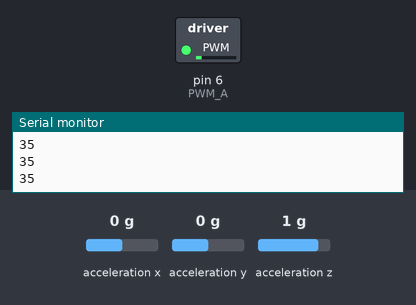
Bench run of a sketch on a simulated Arduino Uno, built with avr-gcc and run on an emulated ATmega328P. On the bench: switched loads named in the sketch (green lamp = pin HIGH), the last lines printed to the serial monitor. The test bench sets the inputs (shaded band); at power-on: acceleration y 0 g, acceleration x 0 g, acceleration z 1 g.

Above: at 1.4 s.
1.5 s: acceleration y set to -1.4 g
At 2.7 s:
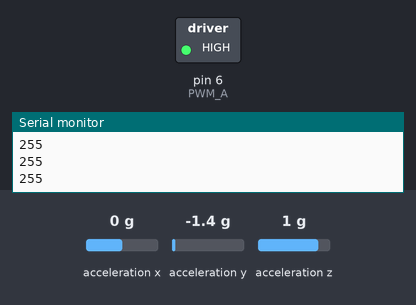
3.0 s: acceleration y set to 0 g
At 3.9 s:
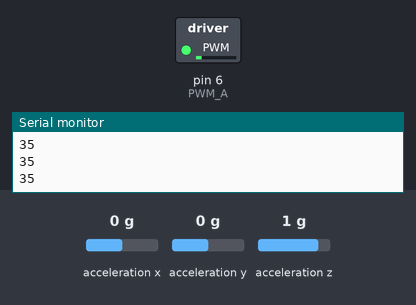
4.5 s: acceleration y set to -0.8 g
At 5.1 s:
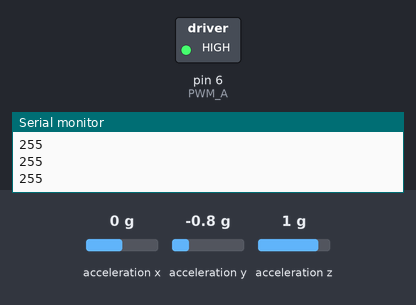
Timing chart, 0 to 7.5 s (numbered marks = the images above; inputs shaded):
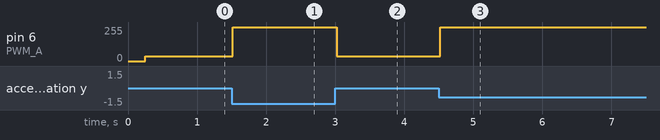

Measured:
- after the input at 1.5 s, pin 6 (PWM_A): 35/255 → 255/255 at once
- after the input at 3.0 s, pin 6 (PWM_A): 255/255 → 35/255 at once
- after the input at 4.5 s, pin 6 (PWM_A): 35/255 → 255/255 at once

The sketch:

LevelTest.ino
```cpp
#include <Wire.h>
#include <Adafruit_Sensor.h>
#include <Adafruit_ADXL345_U.h>

#define PWM_A 6  // PWM pin, motor A (SOAR)
#define DIR_A 5  // Direction pin, motor A

/* Assign a unique ID to this sensor at the same time */
Adafruit_ADXL345_Unified accel = Adafruit_ADXL345_Unified(12345);

float levelValue = 1.18;  // target value for level
float levelTolerance = 0.1;  // acceptable range for "level"
float errorTerm = 0;
float pGain = 30;
int motorValue = 0;

void setup()
{
  Serial.begin(115200);
  Wire.begin();
  delay(250);

  while(!Serial){}

  Serial.println("Welcome to the levelling test! Have a wonderful day!");

  if(accel.begin())
  accel.setRange(ADXL345_RANGE_2_G);
  Serial.println("ADXL initialized, 1G");
}

void loop()
{
  /* Get a new sensor event */
  sensors_event_t event;
  accel.getEvent(&event);

  /* Display the results (acceleration is measured in m/s^2) */
//  Serial.print("Y: ");
//  Serial.print(event.acceleration.y);
//  Serial.print(" m/s^2\t");

  errorTerm = levelValue - event.acceleration.y;
  if(event.acceleration.z < 0)
    errorTerm *= 1000;
  motorValue = errorTerm * pGain;
  motorValue = constrain(motorValue, -255, 255);

  //Serial.print("MotorVal: ");
  Serial.println(motorValue);

//  if((levelValue - levelTolerance) < event.acceleration.y && event.acceleration.y < (levelValue + levelTolerance))
//    Serial.println("\tLevel :)");
//  else
//    Serial.println("\tNot level >:(");

//  if(abs(errorTerm) < levelTolerance)
//    Serial.println("\tLevel :)");
//  else
//    Serial.println("\tNot level >:(");

  setMotorA(motorValue);

  delay(25);
}

void setMotorA(int speedVal)  // speedVal between -255 and 255
{
  if(speedVal > 0)  // speed is positive
    digitalWrite(DIR_A, HIGH);
  else
    digitalWrite(DIR_A, LOW);

  analogWrite(PWM_A, abs(speedVal));
}
```
